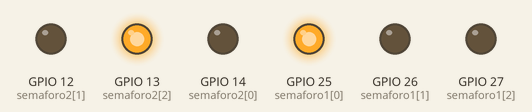
Simulated run of this sketch. Board: ESP32. Parts: output pins drawn as LEDs (lit = HIGH).

Above: at 1.0 s.
At 3.0 s:
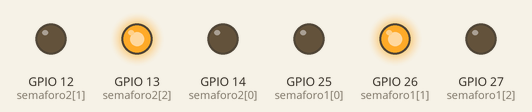
At 5.0 s:
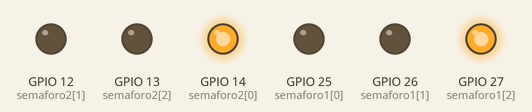
At 7.0 s:
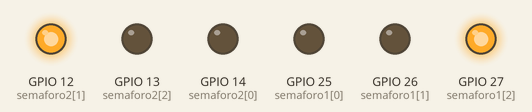
Timing chart, 0 to 10.4 s (numbered marks = the images above):
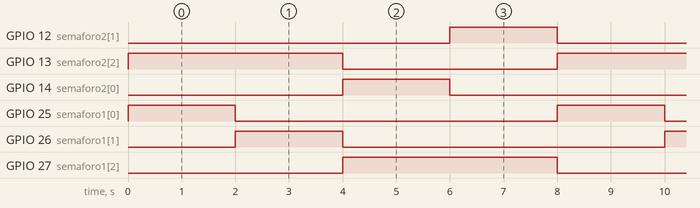

The sketch:

Semaforo_Doble.ino
```cpp
// C++ code
//

int semaforo1[]= {25,26,27};
int semaforo2[]= {14,12,13};
int verde = 0;
int amarillo = 1;
int rojo = 2;
void setup()
{
  for(int i = 0; i < 3; i++){
    pinMode(semaforo1[i], OUTPUT);
    pinMode(semaforo2[i], OUTPUT);
    digitalWrite(semaforo1[i], LOW);
    digitalWrite(semaforo2[i],LOW);
  };
}
  void encenderSemaforo(int semaforo[], int color){
    for(int i = 0; i < 3; i++){
      digitalWrite(semaforo[i], LOW);
    }

    digitalWrite(semaforo[color], HIGH);
  };

void loop(){

  encenderSemaforo(semaforo1, verde);
  encenderSemaforo(semaforo2, rojo);

  delay(2000);

  encenderSemaforo(semaforo1, amarillo);
  encenderSemaforo(semaforo2, rojo);

  delay(2000);

  encenderSemaforo(semaforo1, rojo);
  encenderSemaforo(semaforo2, verde);

  delay(2000);

  encenderSemaforo(semaforo1, rojo);
  encenderSemaforo(semaforo2, amarillo);

  delay(2000);

}
```

Measured:
- by itself, GPIO 13 (semaforo2[2]), GPIO 27 (semaforo1[2]): alternates HIGH for 4.0 s and LOW for 4.0 s
- by itself, GPIO 12 (semaforo2[1]), GPIO 14 (semaforo2[0]), GPIO 25 (semaforo1[0]), GPIO 26 (semaforo1[1]): alternates HIGH for 2.0 s and LOW for 6.0 s
- by itself, everything shown: repeats every 8.0 s, in 4 steps
